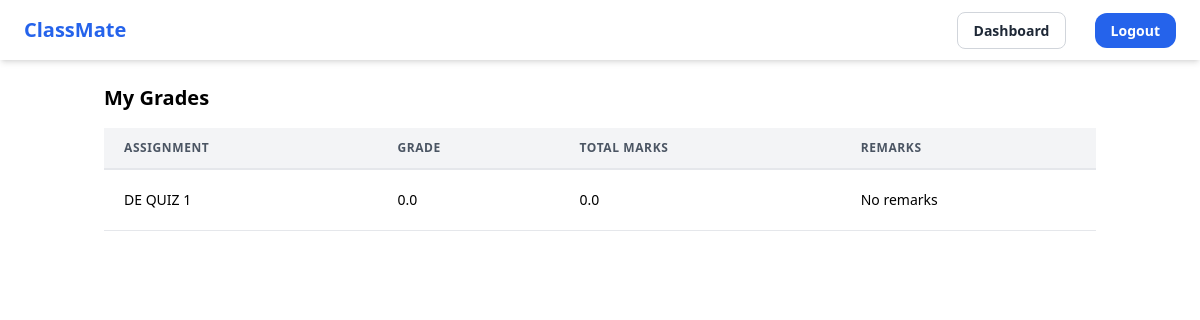
The page /submissions/grades/ (signed in) on the database its author committed.
### submission/models.py (models this page shows, shortened)
class Grade(models.Model):
    submission = models.ForeignKey(Submission, on_delete=models.CASCADE, null=True, blank=True)
    student = models.ForeignKey(UserProfile, on_delete=models.CASCADE)
    grade = models.FloatField()
    remarks = models.TextField(blank=True, null=True)

class Submission(models.Model):
    assignment = models.ForeignKey(Assignment, on_delete=models.CASCADE)
    student = models.ForeignKey(UserProfile, on_delete=models.CASCADE)
    submitted_at = models.DateTimeField(auto_now_add=True)
    file = models.FileField(upload_to='submissions/')
    is_graded = models.BooleanField(default=False)

### classroom/models.py (models this page shows, shortened)
class Assignment(models.Model):
    classroom = models.ForeignKey(Classroom, on_delete=models.CASCADE)
    title = models.CharField(max_length=255)
    description = models.TextField()
    due_date = models.DateField()
    is_done = models.BooleanField(default=False)
    file = models.FileField(upload_to='assignments/', blank=True, null=True)
    total_marks = models.FloatField(default=0)

### submission/views.py (the view)
# urls.py: path('grades/', views.view_student_grades, name='view_student_grades'),
def view_student_grades(request):
    user_profile = request.user.profile
    grades = Grade.objects.filter(student=user_profile).select_related('submission', 'submission__assignment')
    return render(request, 'submission/student_grades.html', {'grades': grades})

### submission/templates/submission/student_grades.html (shortened to what this page needs)
{% extends 'core/base.html' %}
{% block content %}
<div class="container mx-auto px-4">
    <h1 class="text-xl font-semibold mb-4">My Grades</h1>
    {% if grades %}
    <table class="min-w-full leading-normal">
        <thead>
            <tr>
                <th class="px-5 py-3 border-b-2 border-gray-200 bg-gray-100 text-left text-xs font-semibold text-gray-600 uppercase tracking-wider">
                    Assignment
                </th>
                <th class="px-5 py-3 border-b-2 border-gray-200 bg-gray-100 text-left text-xs font-semibold text-gray-600 uppercase tracking-wider">
                    Grade
                </th>
                <th class="px-5 py-3 border-b-2 border-gray-200 bg-gray-100 text-left text-xs font-semibold text-gray-600 uppercase tracking-wider">
                    Total Marks
                </th>
                <th class="px-5 py-3 border-b-2 border-gray-200 bg-gray-100 text-left text-xs font-semibold text-gray-600 uppercase tracking-wider">
                    Remarks
                </th>
            </tr>
        </thead>
        <tbody>
            {% for grade in grades %}
            <tr>
                <td class="px-5 py-5 border-b border-gray-200 bg-white text-sm">
                    {{ grade.submission.assignment.title }}
                </td>
                <td class="px-5 py-5 border-b border-gray-200 bg-white text-sm">
                    {{ grade.grade }}
                </td>
                <td class="px-5 py-5 border-b border-gray-200 bg-white text-sm">
                    {{ grade.submission.assignment.total_marks }}
                </td>
                <td class="px-5 py-5 border-b border-gray-200 bg-white text-sm">
                    {{ grade.remarks|default:"No remarks" }}
                </td>
            </tr>
            {% endfor %}
        </tbody>
    </table>
    {% else %}
    <p class="text-gray-700">No grades available.</p>
    {% endif %}
</div>
{% endblock %}

### rows shown on the page
Grade: submission.assignment "DE QUIZ 1", grade "0.0", submission.assignment.total_marks "0.0", remarks "No remarks"
